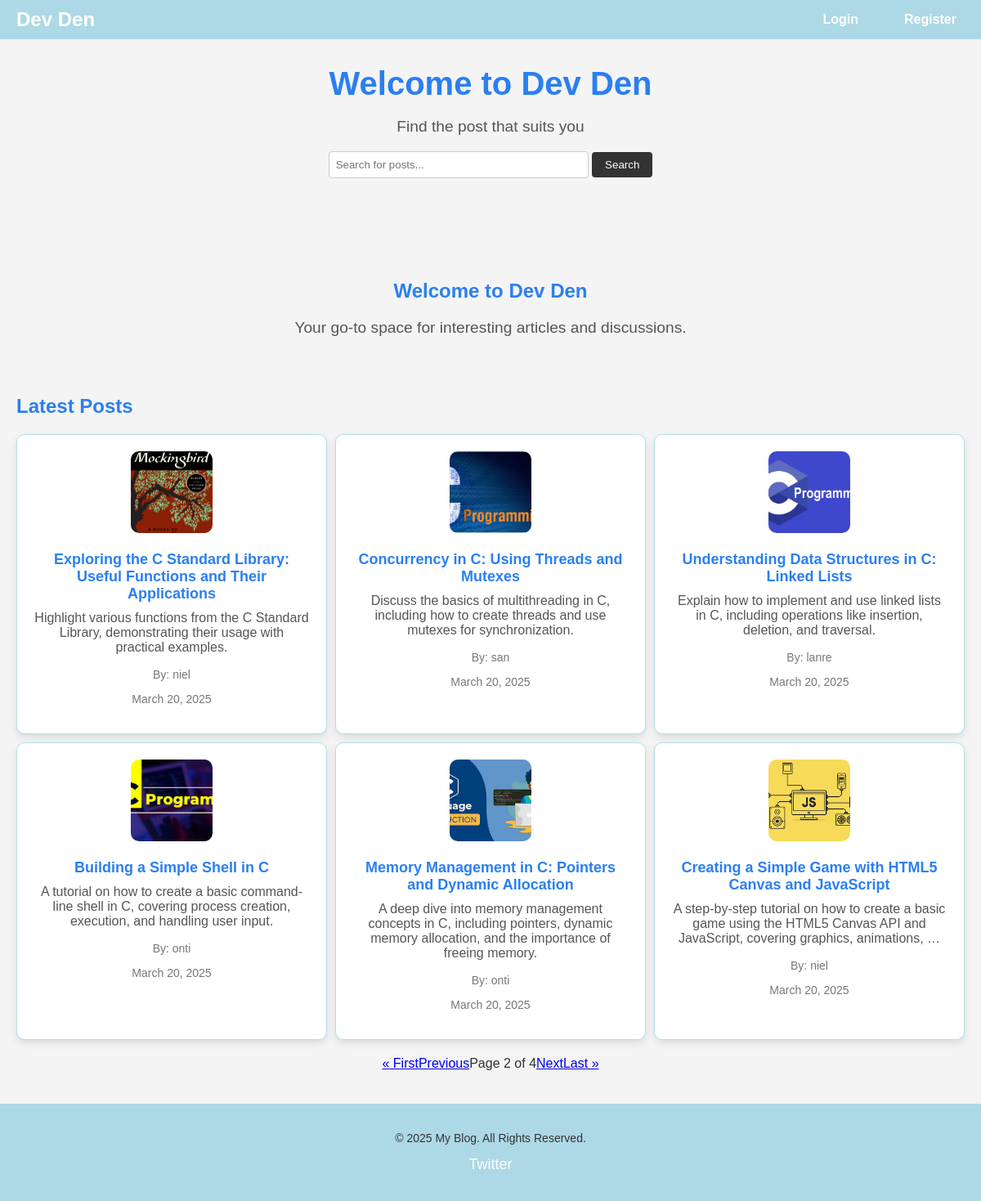
Screenshot of /?page=2 with the database file from the repository.
### blog/models.py (models this page shows, shortened)
class BlogPost(models.Model):
    category = models.CharField(max_length=200)
    title = models.CharField(max_length=250)
    description = models.TextField(null=True, blank=True)
    created_by = models.ForeignKey(settings.AUTH_USER_MODEL, on_delete=models.CASCADE)
    image = models.ImageField(upload_to='images/', null=True, blank=True)
    updated = models.DateTimeField(auto_now=True)
    created = models.DateTimeField(auto_now_add=True)
    participants = models.ManyToManyField(settings.AUTH_USER_MODEL, related_name='participants', blank=True)
    class Meta:
        ordering = ['-created']

### users/models.py (models this page shows)
class User(AbstractUser):
    full_name = models.CharField(max_length=40, null=True)
    username = models.CharField(max_length=40, null=True)
    email = models.EmailField(unique=True, null=True)
    bio = models.TextField(null=True)
    avatar = models.ImageField(null=True, default="images/profile.webp")
    USERNAME_FIELD = 'email'
    REQUIRED_FIELDS = []

### blog/views.py (the view)
# urls.py: path('', views.home_view, name='home'),
def home_view(request):
    q = request.GET.get('q', '')
    blog_posts = BlogPost.objects.filter(
        Q(category__icontains=q) |
        Q(title__icontains=q) |
        Q(description__icontains=q) |
        Q(created_by__username=q)
    )
    paginator = Paginator(blog_posts, 6)
    page_number = request.GET.get('page')
    page_obj = paginator.get_page(page_number)
    context = {
        'blog_posts': blog_posts,
        'page_obj': page_obj,
    }
    return render(request, 'blog/home.html', context)

### blog/templates/blog/home.html (shortened to what this page needs)
{% extends 'blog/base.html' %}
{% block content %}
    <section class="hero">
        <h1>Welcome to Dev Den</h1>
        <p>Your go-to space for interesting articles and discussions.</p>
    </section>
    <section class="blog-posts">
        <h2>Latest Posts</h2>
        <div class="posts-container">
            {% for post in page_obj %}
                <div class="post-card">
                    <img src="{% if post.image %}{{ post.image.url }}{% endif %}" alt="Post Image" class="post-image" style="width: 100px; height: 100px; object-fit: cover;">
                    <h3><a href="{% url 'blog:post' pk=post.pk %}">{{ post.title }}</a></h3>
                    <p>{{ post.description|truncatewords:20 }}</p>
                    <p class="author">By: {{ post.created_by.username }}</p>
                    <p class="date">{{ post.created|date:"F j, Y" }}</p>
                </div>
            {% endfor %}
        </div>
        <div class="pagination">
            {% if page_obj.has_previous %}
                <a href="?page=1">&laquo; First</a>
                <a href="?page={{ page_obj.previous_page_number }}">Previous</a>
            {% endif %}
            <span>Page {{ page_obj.number }} of {{ page_obj.paginator.num_pages }}</span>
            {% if page_obj.has_next %}
                <a href="?page={{ page_obj.next_page_number }}">Next</a>
                <a href="?page={{ page_obj.paginator.num_pages }}">Last &raquo;</a>
            {% endif %}
        </div>
    </section>
{% endblock %}

### static/css/styles.css (style rules this page uses)
body { font-family: 'Arial', sans-serif; background-color: #f7f7f7; color: #333; margin: 0; padding: 0; }
h1, h2, h3 { color: #2A7FF1; }
.hero { text-align: center; padding: 2rem; background-color: #f4f4f4; }
.hero p { font-size: 1.2rem; color: #555; }
.posts-container { display: grid; grid-template-columns: repeat(auto-fill, minmax(300px, 1fr)); gap: 10px; }
.post-card { background-color: #fff; border-radius: 10px; border: 1px solid #b0e0e6; box-shadow: 0 4px 10px rgba(0, 0, 0, 0.1); padding: 20px; text-align: center; transition: transform 0.3s; }
.post-card img { width: 100%; height: auto; border-radius: 10px; }
.post-card h3 { font-size: 18px; color: #333; }
.post-card .author, .post-card .date { font-size: 14px; color: #777; }
.post-card p { font-size: 16px; color: #555; margin-top: 10px; }
.pagination { display: flex; justify-content: center; margin-top: 20px; }
.post-card { background-color: #fff; padding: 20px; border-radius: 10px; box-shadow: 0 4px 10px rgba(0, 0, 0, 0.1); transition: transform 0.3s; }
.post-card h3 { color: #2A7FF1; margin-bottom: 10px; }
.post-card p { color: #555; }
.post-card a { color: #2A7FF1; text-decoration: none; }
body { font-family: Arial, sans-serif; margin: 0; padding: 0; box-sizing: border-box; background-color: #f4f4f4; }

### rows the page displays
BlogPost: image (picture), title "Exploring the C Standard Library: Useful Functions and Their Applications", description "Highlight various functions from the C Standard Library, demonstrating their usage with practical examples.", created_by.username "niel", created "March 20, 2025"
BlogPost: image (picture), title "Concurrency in C: Using Threads and Mutexes", description "Discuss the basics of multithreading in C, including how to create threads and use mutexes for synchronization.", created_by.username "san", created "March 20, 2025"
BlogPost: image (picture), title "Understanding Data Structures in C: Linked Lists", description "Explain how to implement and use linked lists in C, including operations like insertion, deletion, and traversal.", created_by.username "lanre", created "March 20, 2025"
BlogPost: image (picture), title "Building a Simple Shell in C", description "A tutorial on how to create a basic command-line shell in C, covering process creation, execution, and handling user input.", created_by.username "onti", created "March 20, 2025"
BlogPost: image (picture), title "Memory Management in C: Pointers and Dynamic Allocation", description "A deep dive into memory management concepts in C, including pointers, dynamic memory allocation, and the importance of freeing memory.", created_by.username "onti", created "March 20, 2025"
BlogPost: image (picture), title "Creating a Simple Game with HTML5 Canvas and JavaScript", description "A step-by-step tutorial on how to create a basic game using the HTML5 Canvas API and JavaScript, covering graphics, animations, …", created_by.username "niel", created "March 20, 2025"

### other values shown
{{ page_obj.number }} "2"
{{ page_obj.paginator.num_pages }} "4"
